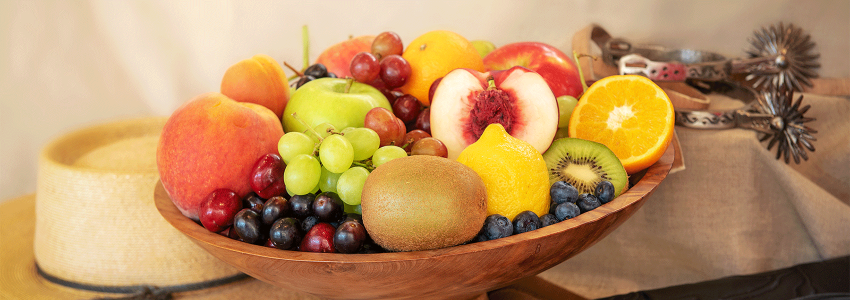
#> input picture coord_conv/background/background.png, 1700 x 600 px, given in place of background.jpg, which was not available (shown at 1/2 size)
$ python make_polygon.py
#> lines starting #> are read from the running program, lines starting #| are printed output that depends on the picture; after the words box and inside, x2 and y2 are one past the last pixel; in counts of white or black regions, pixels touching at a corner belong together; pictures that were not available may be replaced by others from this repository, and a replacement may not be noted
import numpy as np
import cv2
img_size = 256
full_background = cv2.imread('background.jpg')
#> full_background is the input picture: shape (600, 1700, 3); mean B, G, R 96.6, 143.7, 187.3
bg_height, bg_width, _ = full_background.shape
#> bg_height = 600; bg_width = 1700
cut_size = np.random.randint(low=50, high=100)
start_cut_x = np.random.randint(low=0, high=bg_width-cut_size)
#> start_cut_x = 559
end_cut_x = start_cut_x + cut_size
#> end_cut_x = 653
start_cut_y = np.random.randint(low=0, high=bg_height-cut_size)
#> start_cut_y = 117
end_cut_y = start_cut_y + cut_size
#> end_cut_y = 211
img = full_background[start_cut_y: end_cut_y, start_cut_x: end_cut_x]
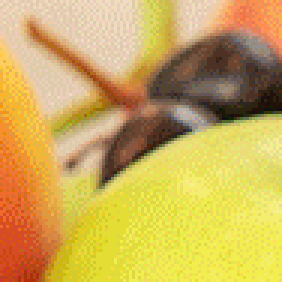
#> img: shape (94, 94, 3) (shown 3 times larger); mean B, G, R 90.4, 172.9, 204.4
img = img/4 + 255//4*3
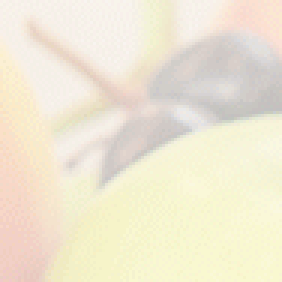
#> img: shape (94, 94, 3) float64 (shown 3 times larger); mean B, G, R 211.6, 232.2, 240.1
img = cv2.resize(img, (img_size, img_size))
#> img: shape (256, 256, 3) float64
center = [img_size//2 + np.random.randint(low=-20, high=20),
  img_size//2 + np.random.randint(low=-20, high=20)]
n_points = np.random.randint(low=3, high=8)
condition = True
while condition:
  condition = False
  angles = np.random.rand(n_points)*np.pi*2
  angles = np.sort(angles)
  for i in range(n_points):
    d_angle = angles[(i+1)%n_points] - angles[i]
    if d_angle<0:
      d_angle+=np.pi*2
    if d_angle<np.pi/10:
      condition = True
      break

points = []
for angle in angles:
  if angle<np.pi/2:
    radius = min(img_size - center[0], img_size -  center[1])
    radius = np.random.randint(low=int(radius*0.8), high=radius)
  elif angle<np.pi:
    radius = min(center[0], img_size -  center[1])
    radius = np.random.randint(low=int(radius*0.8), high=radius)
  elif angle<1.5*np.pi:
    radius = min(center[0], center[1])
    radius = np.random.randint(low=int(radius*0.8), high=radius)
  else:
    radius = min(img_size - center[0], center[1])
    radius = np.random.randint(low=int(radius*0.8), high=radius)
  point = (int(center[0] + np.cos(angle)*radius), int(center[1] + np.sin(angle)*radius))
  points.append(point)
color = [np.random.randint(low=0, high=255), np.random.randint(low=0, high=255), np.random.randint(low=0, high=255)]
for i in range(n_points):
  point1 = points[i]
  point2 = points[(i+1)%n_points]
  cv2.line(img, (point1[0], point1[1]), (point2[0], point2[1]) , color, 3)
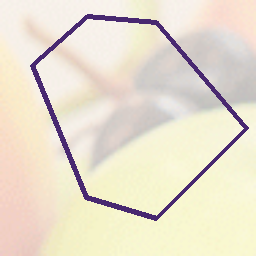
#> img: shape (256, 256, 3) float64; mean B, G, R 207.1, 223.7, 232.8
point = points[0]
cv2.circle(img, (center[0], center[1]), 10 , (255,0,0))
#> img: shape (256, 256, 3) float64; 0.09% of pixels changed, all inside (x1, y1, x2, y2) = (98, 101, 119, 122)
cv2.circle(img, (point[0], point[1]), 10 , (255,0,0))
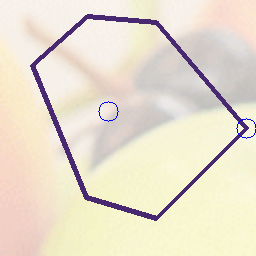
#> img: shape (256, 256, 3) float64; mean B, G, R 207.2, 223.4, 232.4
cv2.imwrite('test.jpg', img)
